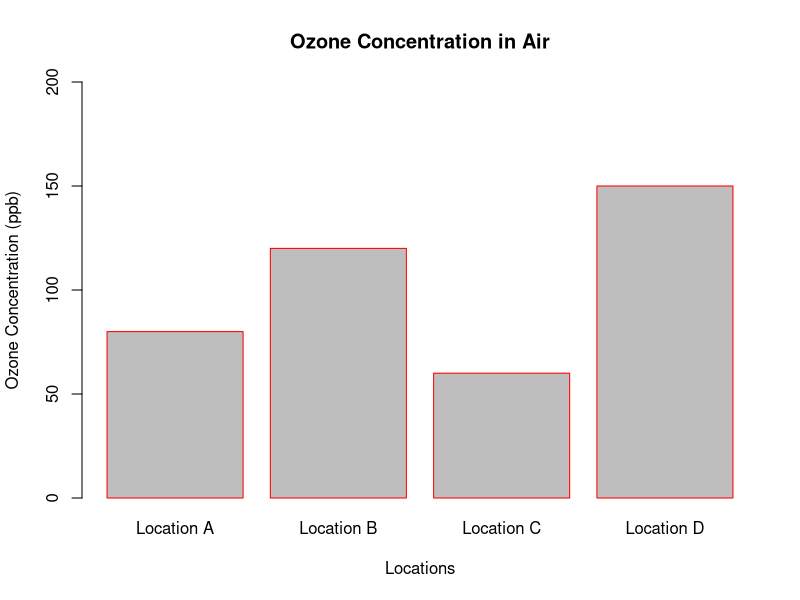

Source code (R):
# Sample Data
locations <- c("Location A", "Location B", "Location C", "Location D")
ozone_concentration <- c(80, 120, 60, 150)  # Ozone concentration values in ppb

# Create a bar plot with adjusted y-axis limits
barplot(ozone_concentration,names.arg = locations,
        main = "Ozone Concentration in Air",
        xlab = "Locations",
        ylab = "Ozone Concentration (ppb)",
        col = "grey",
        border = "red",
        ylim = c(0,200))
